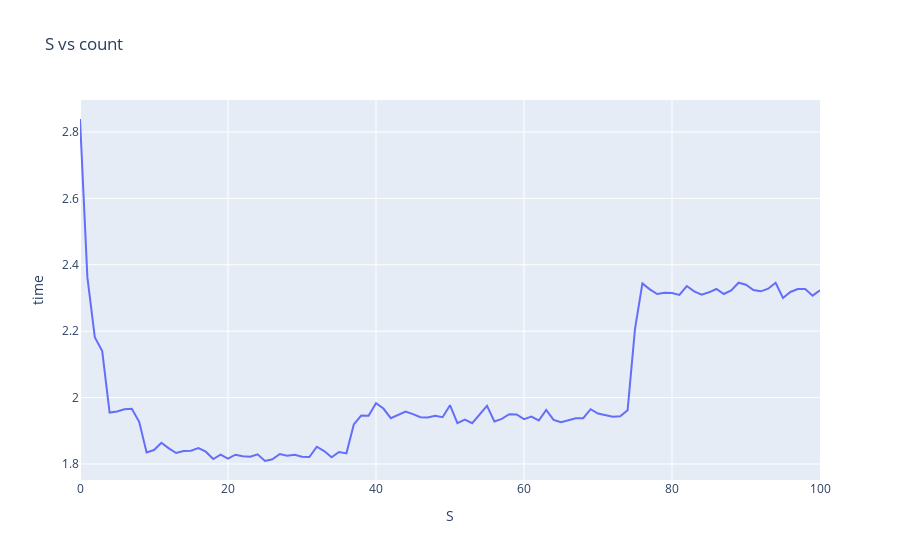

Notebook code for this chart:
### Code cell
import plotly.express as px

fig = px.line(data, x="S", y="time", title='S vs count')
fig.show()

### Figure 1 — Plotly figure (JSON) as saved in the notebook; plotly's stock layout.template omitted (floating-point values rounded to 4 significant figures)
{"data": [{"hovertemplate": "S=%{x}<br>time=%{y}<extra></extra>", "legendgroup": "", "line": {"color": "#636efa", "dash": "solid"}, "marker": {"symbol": "circle"}, "mode": "lines", "name": "", "orientation": "v", "showlegend": false, "type": "scatter", "x": [0, 1, 2, 3, 4, 5, 6, 7, 8, 9, 10, 11, 12, 13, 14, 15, 16, 17, 18, 19, 20, 21, 22, 23, 24, 25, 26, 27, 28, 29, 30, 31, 32, 33, 34, 35, 36, 37, 38, 39, 40, 41, 42, 43, 44, 45, 46, 47, 48, 49, 50, 51, 52, 53, 54, 55, 56, 57, 58, 59, 60, 61, 62, 63, 64, 65, 66, 67, 68, 69, 70, 71, 72, 73, 74, 75, 76, 77, 78, 79, 80, 81, 82, 83, 84, 85, 86, 87, 88, 89, 90, 91, 92, 93, 94, 95, 96, 97, 98, 99, 100], "xaxis": "x", "y": [2.839, 2.362, 2.182, 2.14, 1.955, 1.958, 1.965, 1.966, 1.927, 1.835, 1.842, 1.864, 1.847, 1.833, 1.839, 1.84, 1.848, 1.837, 1.815, 1.828, 1.816, 1.828, 1.823, 1.822, 1.829, 1.809, 1.814, 1.83, 1.825, 1.828, 1.822, 1.821, 1.852, 1.839, 1.82, 1.836, 1.832, 1.919, 1.946, 1.945, 1.983, 1.967, 1.938, 1.947, 1.958, 1.95, 1.941, 1.94, 1.945, 1.941, 1.977, 1.923, 1.934, 1.923, 1.949, 1.975, 1.928, 1.936, 1.95, 1.949, 1.935, 1.943, 1.931, 1.963, 1.933, 1.926, 1.932, 1.938, 1.938, 1.965, 1.952, 1.946, 1.942, 1.944, 1.962, 2.207, 2.344, 2.326, 2.312, 2.316, 2.315, 2.309, 2.336, 2.32, 2.31, 2.317, 2.327, 2.312, 2.323, 2.346, 2.34, 2.324, 2.32, 2.328, 2.346, 2.3, 2.318, 2.327, 2.327, 2.307, 2.323], "yaxis": "y"}], "layout": {"legend": {"tracegroupgap": 0}, "title": {"text": "S vs count"}, "xaxis": {"anchor": "y", "domain": [0, 1], "title": {"text": "S"}}, "yaxis": {"anchor": "x", "domain": [0, 1], "title": {"text": "time"}}}}
